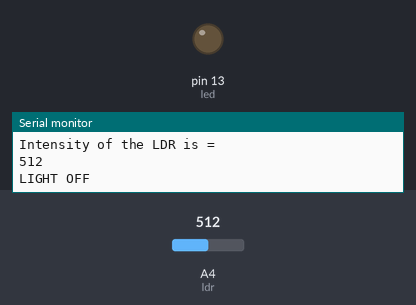
Recording of a sketch running on a simulated Arduino Uno, built with avr-gcc and run on an emulated ATmega328P. Shown: output pins drawn as LEDs (lit = HIGH), the last lines printed to the serial monitor. The inputs (shaded band) are chosen by the test bench; at power-on: A4 (ldr) = 512.

Above: at 1.8 s.
1.9 s: A4 (ldr) set to 311
3.4 s: A4 (ldr) set to 292
At 4.5 s:
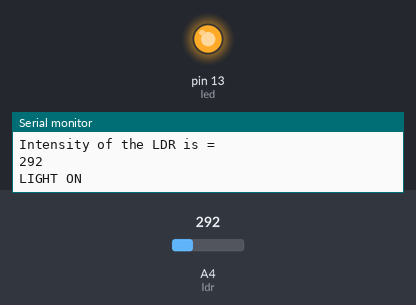
5.5 s: A4 (ldr) set to 306
At 7.2 s:
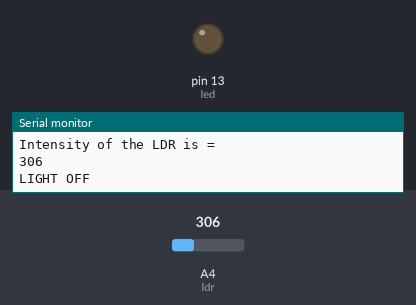
7.5 s: A4 (ldr) set to 290
At 8.8 s:
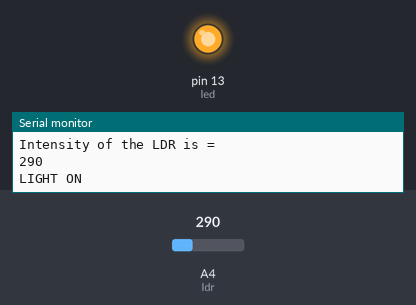
Timing chart, 0 to 10.5 s (numbered marks = the images above; inputs shaded):
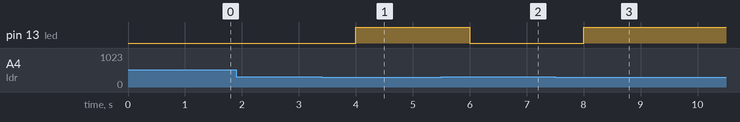

Measured:
- the behaviour switches between 300 and 299 on A4 (ldr) (found by bisection; images 0 and 1)
- after the input at 3.4 s, pin 13 (led): LOW → HIGH after 0.60 s
- after the input at 5.5 s, pin 13 (led): HIGH → LOW after 0.50 s
- after the input at 7.5 s, pin 13 (led): LOW → HIGH after 0.51 s

The sketch:

ldr_lab_3_msd_task.ino
```cpp
int ldr = A4;
int value = 0;

int led = 13;


void setup(){
  Serial.begin(9600);
  pinMode(led,OUTPUT);
}

//ldr is a light dependent resistor, depending on light, the value changes
//ldr can be used in street light system, when day, light will automatically turn on and off
// depending on day and light. During day, ldr value will be
//keep track of the intensity of the values, for street light, intensity will be less
// turn on light then.
//value changes from 10 to 975
//in real life

// 10 - 300

void loop(){
  value = analogRead(ldr);
  Serial.println("Intensity of the LDR is = ");
  Serial.println(value);
  if(value>=10){
    if(value<300){
      Serial.println("LIGHT ON");
      digitalWrite(led,HIGH);
    }else{
      Serial.println("LIGHT OFF");
      digitalWrite(led,LOW);
    }
  }
  delay(1000);
}
```
